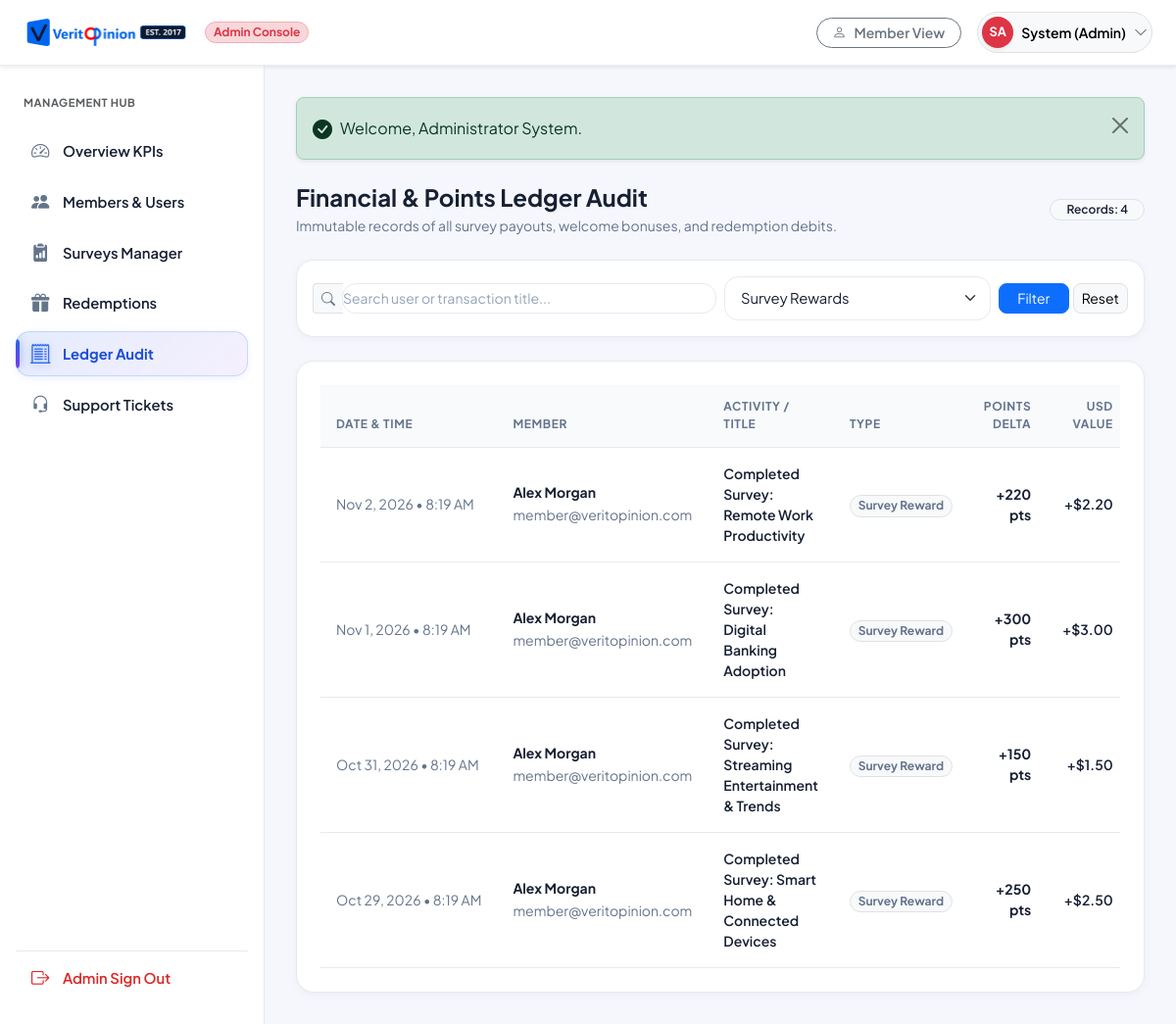
Screenshot of /admin/transactions.php?type=survey_reward (signed in) with the database file from the repository.
### tables this page shows
CREATE TABLE `users` (
  `id` INT AUTO_INCREMENT PRIMARY KEY,
  `first_name` VARCHAR(100) NOT NULL,
  `last_name` VARCHAR(100) NOT NULL,
  `email` VARCHAR(191) NOT NULL UNIQUE,
  `pending_email` VARCHAR(191) DEFAULT NULL,
  `email_verification_token` VARCHAR(255) DEFAULT NULL,
  `email_verification_expires_at` DATETIME DEFAULT NULL,
  `password_hash` VARCHAR(255) NOT NULL,
  `country` VARCHAR(100) NOT NULL DEFAULT 'United States',
  `state` VARCHAR(100) DEFAULT NULL,
  `city` VARCHAR(100) DEFAULT NULL,
  `phone` VARCHAR(50) DEFAULT NULL,
  `date_of_birth` DATE DEFAULT NULL,
  `gender` VARCHAR(50) DEFAULT NULL,
  `avatar` VARCHAR(255) DEFAULT NULL,
  `employment_status` VARCHAR(100) DEFAULT NULL,
  `annual_income` VARCHAR(100) DEFAULT NULL,
  `education_level` VARCHAR(100) DEFAULT NULL,
  `role` ENUM('member', 'admin') NOT NULL DEFAULT 'member',
  `status` ENUM('active', 'suspended', 'pending') NOT NULL DEFAULT 'active',
  `balance_points` INT NOT NULL DEFAULT 0,
  `lifetime_earnings_usd` DECIMAL(10,2) NOT NULL DEFAULT 0.00,
  `completed_surveys_count` INT NOT NULL DEFAULT 0,
  `profile_completion_pct` INT NOT NULL DEFAULT 35,
  `notification_preferences` TEXT DEFAULT NULL,
  `reset_token` VARCHAR(255) DEFAULT NULL,
  `reset_expires_at` DATETIME DEFAULT NULL,
  `deleted_at` DATETIME DEFAULT NULL,
  `created_at` TIMESTAMP DEFAULT CURRENT_TIMESTAMP,
  `updated_at` TIMESTAMP DEFAULT CURRENT_TIMESTAMP ON UPDATE CURRENT_TIMESTAMP,
  INDEX `idx_users_email` (`email`),
  INDEX `idx_users_role` (`role`),
  INDEX `idx_users_status` (`status`),
  INDEX `idx_users_deleted` (`deleted_at`)
);

CREATE TABLE `transactions` (
  `id` INT AUTO_INCREMENT PRIMARY KEY,
  `user_id` INT NOT NULL,
  `type` ENUM('welcome_bonus', 'survey_reward', 'redemption', 'bonus', 'adjustment') NOT NULL,
  `title` VARCHAR(255) NOT NULL,
  `points` INT NOT NULL,
  `amount_usd` DECIMAL(10,2) NOT NULL,
  `status` ENUM('pending', 'completed', 'cancelled') NOT NULL DEFAULT 'completed',
  `created_at` TIMESTAMP DEFAULT CURRENT_TIMESTAMP,
  INDEX `idx_tx_user` (`user_id`),
  INDEX `idx_tx_type` (`type`),
  CONSTRAINT `fk_tx_user` FOREIGN KEY (`user_id`) REFERENCES `users`(`id`) ON DELETE CASCADE
);

### includes/auth_check.php (called while the page is built, shortened)
<?php
require_once __DIR__ . '/functions.php';
function is_logged_in(): bool {
    if (!empty($_SESSION['user_id'])) {
        return true;
    }
    if (!empty($_COOKIE['vy_auth_token'])) {
        $raw = base64_decode($_COOKIE['vy_auth_token'], true);
        if ($raw && str_contains($raw, ':')) {
            $parts = explode(':', $raw);
            if (count($parts) === 3) {
                [$uId, $expiry, $sig] = $parts;
                $uId = (int)$uId;
                $exp = (int)$expiry;
                if ($uId > 0 && $exp > time()) {
                    try {
                        $db = get_db();
                        $stmt = $db->prepare("SELECT id, role, status, password_hash FROM users WHERE id = :id");
                        $stmt->execute([':id' => $uId]);
                        $u = $stmt->fetch();
                        if ($u && $u['status'] !== 'suspended') {
                            $hashSnippet = substr((string)$u['password_hash'], 0, 16);
                            $expectedSig = hash_hmac('sha256', "{$uId}:{$exp}:{$hashSnippet}", get_app_secret());
                            if (hash_equals($expectedSig, $sig)) {
                                return true;
                            }
                        }
                    } catch (Throwable $e) {
                    }
                }
            }
        }
    }
    return false;
}
function current_user(): ?array {
    static $cachedUser = null;
    if ($cachedUser !== null) {
        return $cachedUser;
    }
    $db = get_db();
    try {
        $stmt = $db->prepare("
            SELECT id, first_name, last_name, email, pending_email, email_verification_token,
                   country, state, city, phone, date_of_birth, gender, avatar,
                   employment_status, annual_income, education_level, role, status,
                   balance_points, lifetime_earnings_usd, completed_surveys_count,
                   profile_completion_pct, notification_preferences, created_at, updated_at
            FROM users
            WHERE id = :id
        ");
        $stmt->execute([':id' => $_SESSION['user_id']]);
        $user = $stmt->fetch();
    } catch (Throwable $e) {
        try {
            $stmt = $db->prepare("
                SELECT id, first_name, last_name, email,
                       country, phone, date_of_birth, gender,
                       employment_status, annual_income, education_level, role, status,
                       balance_points, lifetime_earnings_usd, completed_surveys_count,
                       profile_completion_pct, created_at, updated_at
                FROM users
                WHERE id = :id
            ");
            $stmt->execute([':id' => $_SESSION['user_id']]);
            $user = $stmt->fetch();
            if ($user) {
                $user['pending_email'] = null;
                $user['email_verification_token'] = null;
                $user['email_verification_expires_at'] = null;
                $user['state'] = null;
                $user['city'] = null;
                $user['avatar'] = null;
                $user['notification_preferences'] = null;
            }
        } catch (Throwable $e2) {
            $user = null;
        }
    }
    $cachedUser = $user;
    return $cachedUser;
}
function require_admin(): array {
    $user = current_user();
    return $user;
}

### admin/transactions.php (the view, shortened to what this page needs)
<?php
require_once __DIR__ . '/../includes/functions.php';
require_once __DIR__ . '/../includes/auth_check.php';
$admin = require_admin();
$db = get_db();
$typeFilter = trim($_GET['type'] ?? 'all');
$search = trim($_GET['search'] ?? '');
$sql = "
    SELECT t.*, u.first_name, u.last_name, u.email
    FROM transactions t
    JOIN users u ON u.id = t.user_id
    WHERE 1=1
";
$params = [];
if ($typeFilter !== 'all' && !empty($typeFilter)) {
    $sql .= " AND t.type = :type";
    $params[':type'] = $typeFilter;
}
$sql .= " ORDER BY t.created_at DESC LIMIT 150";
$stmt = $db->prepare($sql);
$stmt->execute($params);
$transactions = $stmt->fetchAll();
require_once __DIR__ . '/../includes/admin_header.php';
?>
<div class="portal-wrapper">
    <?php require_once __DIR__ . '/../includes/admin_sidebar.php'; ?>
    <div class="portal-main">
        <?= render_flash() ?>
        <div class="d-flex flex-column flex-md-row justify-content-between align-items-start align-items-md-center gap-3 mb-4">
            <div>
                <h4 class="fw-bold text-dark mb-1">Financial & Points Ledger Audit</h4>
                <p class="text-muted small mb-0">Immutable records of all survey payouts, welcome bonuses, and redemption debits.</p>
            </div>
            <span class="badge bg-light text-dark border rounded-pill px-3 py-1.5 small fw-semibold">
                Records: <?= count($transactions) ?>
            </span>
        </div>
        <div class="card card-vy border-0 shadow-sm p-3 mb-4">
            <form method="GET" action="<?= BASE_URL ?>/admin/transactions.php" class="row g-2 align-items-center">
                <div class="col-md-6">
                    <div class="input-group input-group-sm">
                        <span class="input-group-text bg-light border-end-0 text-muted"><i class="bi bi-search"></i></span>
                        <input type="text" name="search" class="form-control border-start-0 ps-0" placeholder="Search user or transaction title..." value="<?= e($search) ?>">
                    </div>
                </div>
                <div class="col-md-4">
                    <select name="type" class="form-select form-select-sm">
                        <option value="survey_reward" <?= $typeFilter === 'survey_reward' ? 'selected' : '' ?>>Survey Rewards</option>
                    </select>
                </div>
                <div class="col-md-2 d-flex gap-1">
                    <button type="submit" class="btn btn-sm btn-primary w-100 rounded-3">Filter</button>
                    <a href="<?= BASE_URL ?>/admin/transactions.php" class="btn btn-sm btn-light border rounded-3">Reset</a>
                </div>
            </form>
        </div>
        <div class="card card-vy border-0 shadow-sm p-4">
            <?php if (empty($transactions)): ?>
                <div class="text-center py-4 text-muted small">No transactions matched your search criteria.</div>
            <?php else: ?>
                <div class="table-responsive">
                    <table class="table table-hover align-middle mb-0">
                        <thead class="table-light small text-muted">
                            <tr>
                                <th>Date & Time</th>
                                <th>Member</th>
                                <th>Activity / Title</th>
                                <th>Type</th>
                                <th class="text-end">Points Delta</th>
                                <th class="text-end">USD Value</th>
                            </tr>
                        </thead>
                        <tbody>
                            <?php foreach ($transactions as $t): ?>
                                <tr>
                                    <td class="small text-muted text-nowrap">
                                        <?= date('M j, Y • g:i A', strtotime($t['created_at'])) ?>
                                    </td>
                                    <td>
                                        <div class="fw-bold text-dark small"><?= e($t['first_name'] . ' ' . $t['last_name']) ?></div>
                                        <small class="text-muted"><?= e($t['email']) ?></small>
                                    </td>
                                    <td>
                                        <div class="fw-semibold small text-dark"><?= e($t['title']) ?></div>
                                    </td>
                                    <td>
                                        <span class="badge bg-light text-secondary border rounded-pill small text-capitalize">
                                            <?= str_replace('_', ' ', e($t['type'])) ?>
                                        </span>
                                    </td>
                                    <td class="text-end fw-bold small <?= $t['points'] >= 0 ? 'text-success' : 'text-danger' ?>">
                                        <?= $t['points'] >= 0 ? '+' : '' ?><?= number_format($t['points']) ?> pts
                                    </td>
                                    <td class="text-end small fw-semibold text-dark">
                                        <?= $t['amount_usd'] >= 0 ? '+' : '' ?><?= format_currency($t['amount_usd']) ?>
                                    </td>
                                </tr>
                            <?php endforeach; ?>
                        </tbody>
                    </table>
                </div>
            <?php endif; ?>
        </div>
<?php require_once __DIR__ . '/../includes/admin_footer.php'; ?>

### includes/admin_header.php (shortened to what this page needs)
<?php
require_once __DIR__ . '/functions.php';
require_once __DIR__ . '/auth_check.php';
$admin = require_admin();
$initials = strtoupper(substr($admin['first_name'], 0, 1) . substr($admin['last_name'], 0, 1));
?>
<!DOCTYPE html>
<html lang="en">
<head>
    <link href="https://cdn.jsdelivr.net/npm/bootstrap@5.3.3/dist/css/bootstrap.min.css" rel="stylesheet">
    <link rel="stylesheet" href="https://cdn.jsdelivr.net/npm/bootstrap-icons@1.11.3/font/bootstrap-icons.min.css">
    <link rel="stylesheet" href="<?= BASE_URL ?>/assets/css/style.css">
</head>
<body class="bg-light">
<header class="navbar navbar-expand bg-white border-bottom border-light-subtle sticky-top px-3 py-2 shadow-sm">
    <div class="container-fluid px-2">
        <div class="d-flex align-items-center gap-3">
            <a class="navbar-brand d-flex align-items-center m-0" href="<?= BASE_URL ?>/admin/dashboard.php" aria-label="Veritopinion">
                <img src="<?= BASE_URL ?>/assets/images/veritopinion-logo.png" alt="Veritopinion" height="34" class="brand-logo-img">
            </a>
            <span class="badge bg-danger-subtle text-danger border border-danger-subtle rounded-pill px-2.5 py-1 fw-bold small">
                Admin Console
            </span>
        </div>
        <div class="d-flex align-items-center gap-3 ms-auto">
            <a href="<?= BASE_URL ?>/member/dashboard.php" class="btn btn-sm btn-outline-secondary rounded-pill px-3 py-1.5 small fw-semibold d-none d-md-inline-flex align-items-center gap-1">
                <i class="bi bi-person me-1"></i> Member View
            </a>
            <div class="dropdown">
                <button class="btn btn-light rounded-pill p-1 pe-2.5 d-flex align-items-center gap-2 border" type="button" id="adminMenuBtn" data-bs-toggle="dropdown" aria-expanded="false">
                    <div class="rounded-circle bg-danger text-white fw-bold d-flex align-items-center justify-content-center shadow-sm" style="width: 32px; height: 32px; font-size: 0.8rem;">
                        <?= $initials ?>
                    </div>
                    <span class="fw-semibold small d-none d-sm-inline"><?= e($admin['first_name']) ?> (Admin)</span>
                    <i class="bi bi-chevron-down small text-muted"></i>
                </button>
            </div>
        </div>
    </div>
</header>

### rows the page displays
users: initials "SA", first_name "System"
transactions: created_at "Nov 2, 2026 • 8:19 AM", user.last_name "Alex Morgan", user.email "member@veritopinion.com", title "Completed Survey: Remote Work Productivity", type "Survey Reward", points "220", amount_usd "$2.20"
transactions: created_at "Nov 1, 2026 • 8:19 AM", user.last_name "Alex Morgan", user.email "member@veritopinion.com", title "Completed Survey: Digital Banking Adoption", type "Survey Reward", points "300", amount_usd "$3.00"
transactions: created_at "Oct 31, 2026 • 8:19 AM", user.last_name "Alex Morgan", user.email "member@veritopinion.com", title "Completed Survey: Streaming Entertainment & Trends", type "Survey Reward", points "150", amount_usd "$1.50"
transactions: created_at "Oct 29, 2026 • 8:19 AM", user.last_name "Alex Morgan", user.email "member@veritopinion.com", title "Completed Survey: Smart Home & Connected Devices", type "Survey Reward", points "250", amount_usd "$2.50"

### other values shown
$msg "Welcome, Administrator System."
count($transactions) "4"
